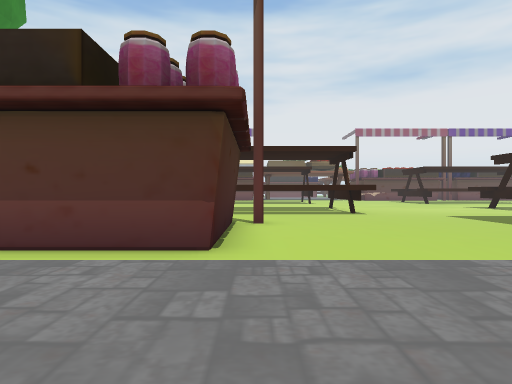
[1] (above)

24 first-person views from a walk through a scene from a Unity 3-D project. The camera is 1.3 m above the floor, looks level and sees 75° across. The floor is counted in squares, 2 m on a side. Each view is taken from the middle of a square. On the plan, view 1 faces up. The plan holds only what a view shows up to about 10 squares ahead; the rest is blank. The place goes on beyond the plan. The player character is not drawn. Some surface patterns are stand-ins.

[2]
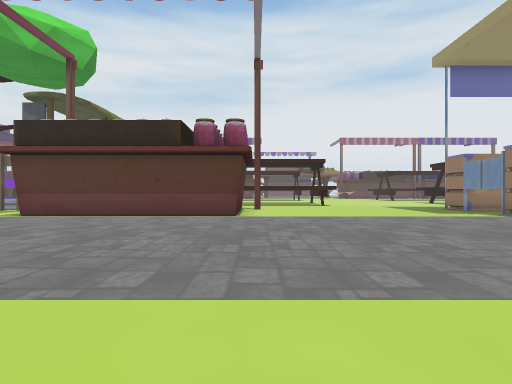

[3]
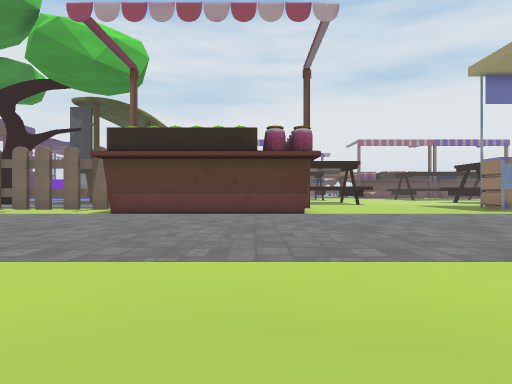

[4]
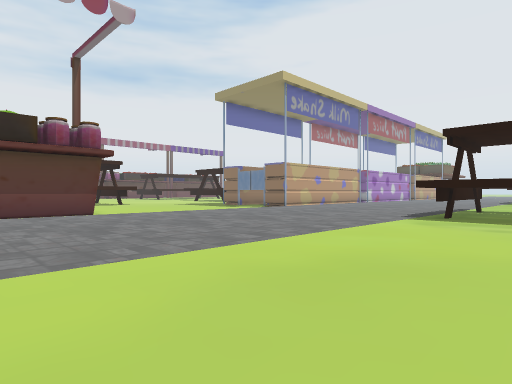

[5]
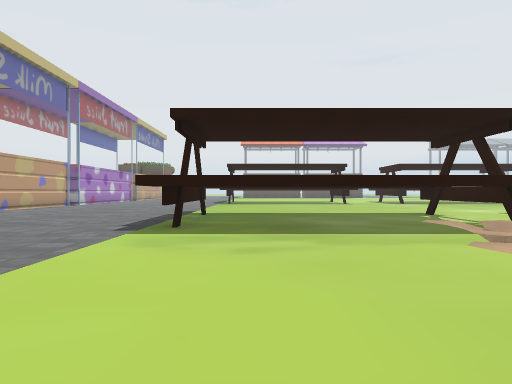

[6]
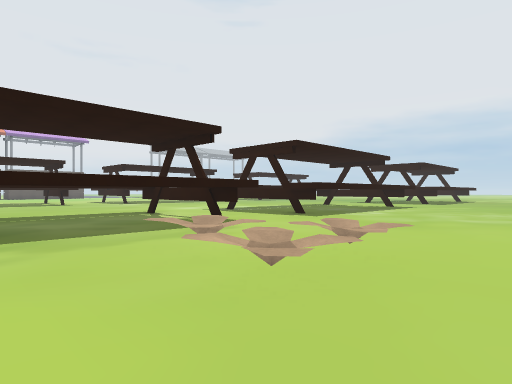

[7]
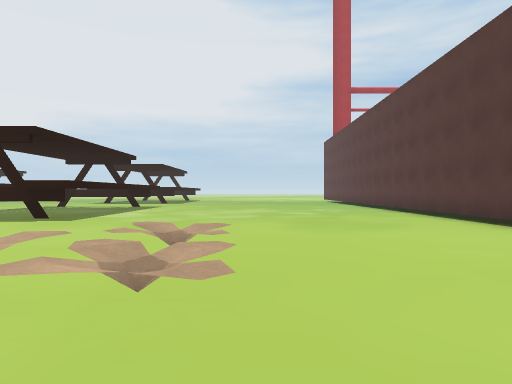

[8]
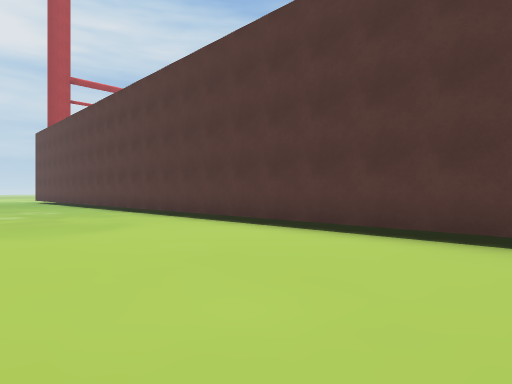

[9]
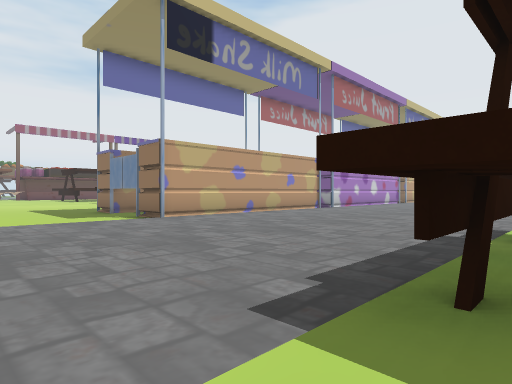

[10]
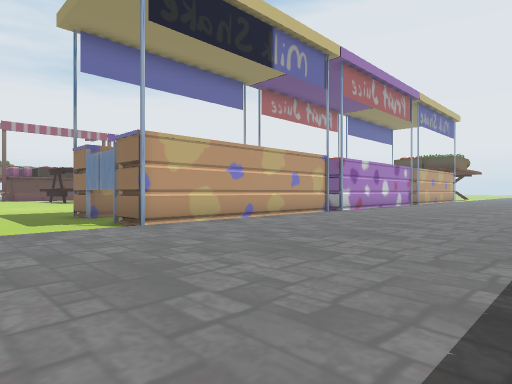

[11]
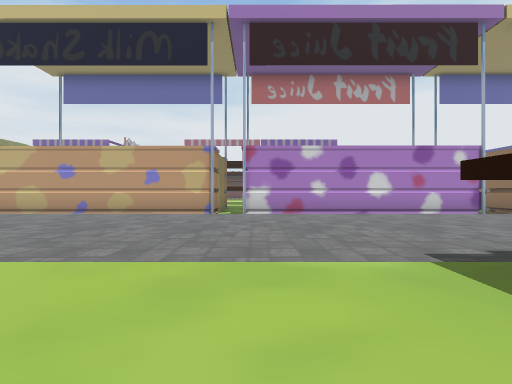

[12]
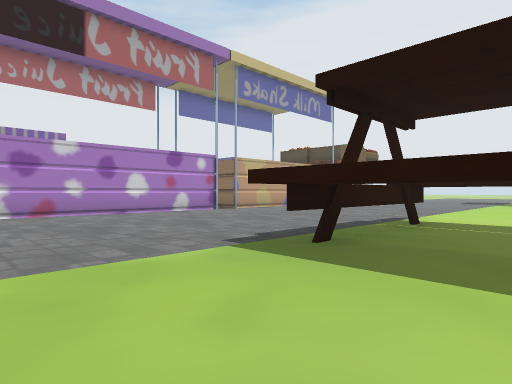

[13]
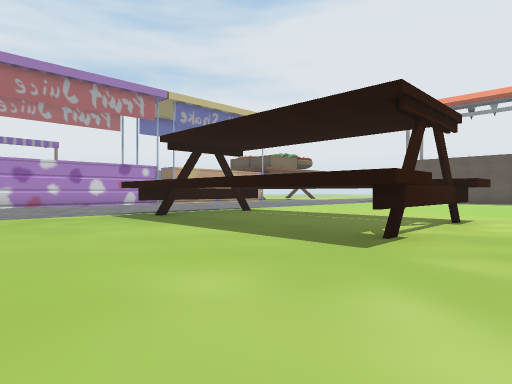

[14]
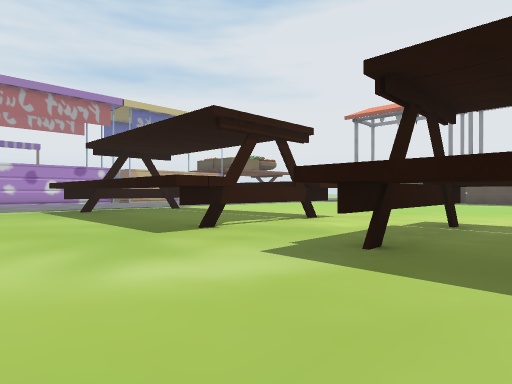

[15]
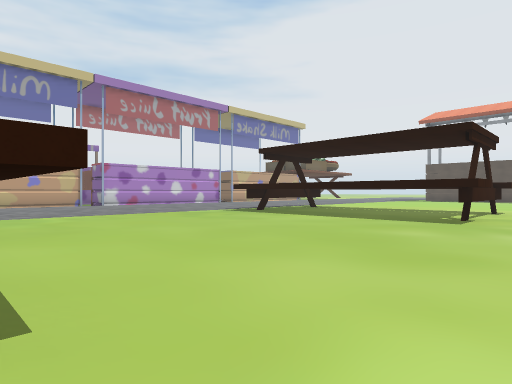

[16]
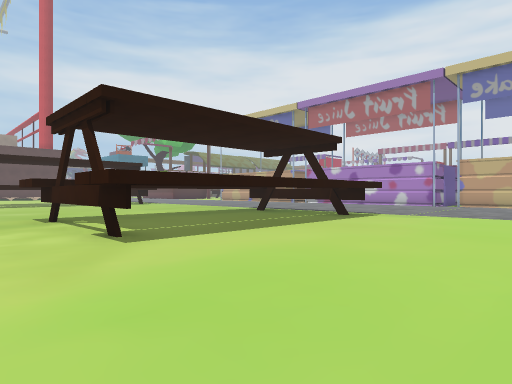

[17]
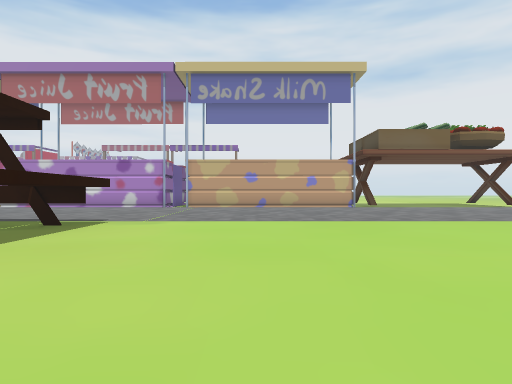

[18]
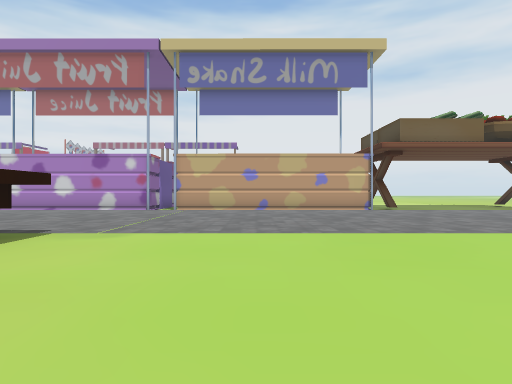

[19]
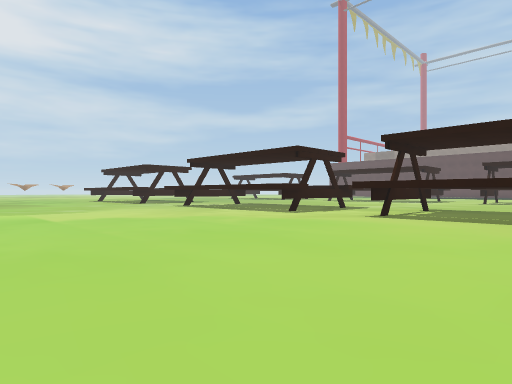

[20]
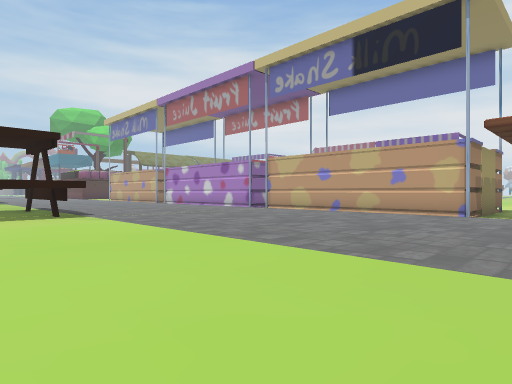

[21]
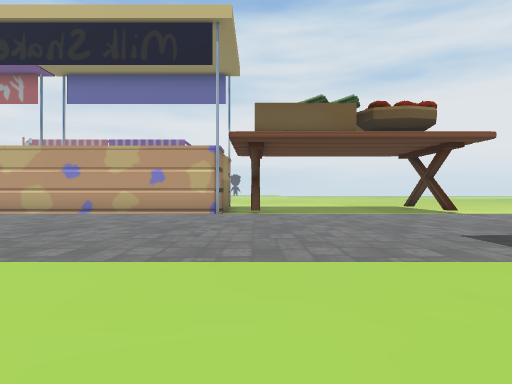

[22]
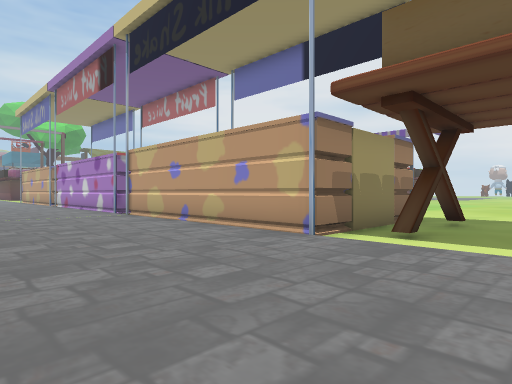

[23]
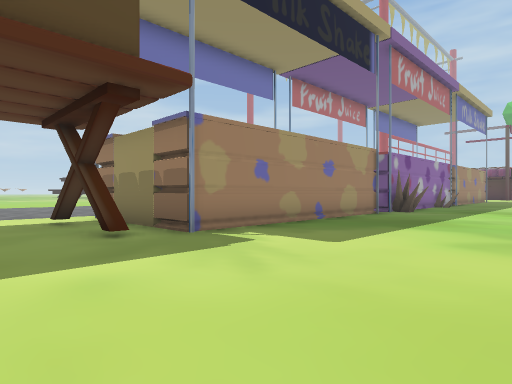

[24]
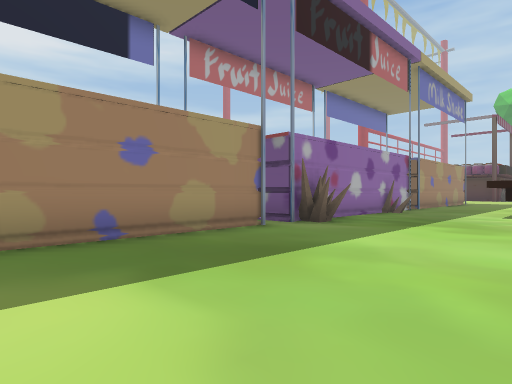

### Floor plan
Key: @ floor where view 1 was taken; # wall or solid block; . floor; / step, stairs or slope; = window, fence, low wall or low ledge; T thing the floor can be seen under or through; F flower; O other object.
Columns run from 7 left of view 1 to 33 right of it. Each row starts with its distance up from view 1.
 12                               ..........
 11                         #...............
 10        ........        .................
  9        ........        .................
  8        ........          ...O...........
  7       ##......#         #####.#######/.
  6       #.......##                    ##.
  5       #.......##                    ##.
  4 .######.......####### #######.#######/.
  3 .........................................
  2 .........................................
  1 .........................................
  0 .......@.................................
 -1  ........................................
 -2   .......................................
 -3   ......................TT..TT...........
 -4    .........##=##.......T =TTT..........
 -5    .........T .# .......T ..TT.........
 -6   #.........T .# .......TT..TT.........
 -7   #.....FF..T .# .......TT..TT........
 -8   #.....F...T .# .......TT..TT........
 -9   #.........T .# .......T ..TT........
-10   #.........TT###.......TTTTTT........
-11   #..................................
-12   #........... ......................
-13   #.........##       ...######.......
-14   #.........#        ...# ..# .......
-15   #.........#        ...#       .....

Positions as (right, up) in squares from view 1, and headings:
1: (0, 0), facing up
2: (0, -5), facing up
3: (-2, -6), facing up
4: (-4, -6), facing up-right
5: (-1, -5), facing right
6: (-1, -5), facing down-right
7: (0, -5), facing down
8: (0, -5), facing down-left
9: (3, -4), facing up-right
10: (4, -3), facing up-right
11: (15, -6), facing up
12: (14, -6), facing up-right
13: (13, -12), facing up-right
14: (14, -15), facing up-right
15: (9, -12), facing up-right
16: (26, -12), facing up-left
17: (25, -10), facing up
18: (25, -8), facing up
19: (30, -6), facing down-left
20: (31, -6), facing up-left
21: (30, -6), facing up
22: (32, -1), facing up-left
23: (32, 12), facing down-left
24: (27, 12), facing down-left
